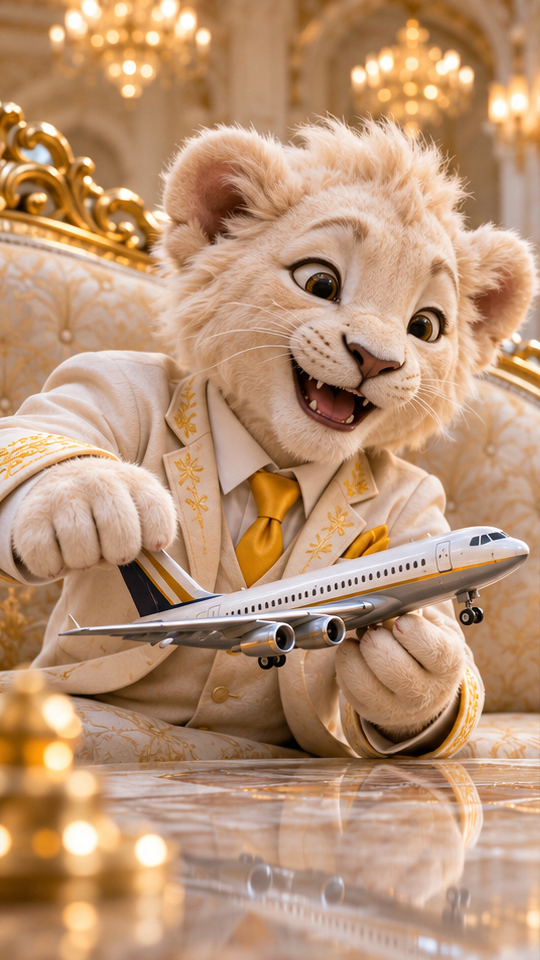
#> input picture out/storyboard/sheru-bhai/frame-01.png, 1080 x 1920 px (shown at 1/2 size)
$ python -i sheru_fx_prep.py   (imports and definitions only)
#> lines starting #> are read from the running program, lines starting #| are printed output that depends on the picture; after the words box and inside, x2 and y2 are one past the last pixel; in counts of white or black regions, pixels touching at a corner belong together
#!/usr/bin/env python3
"""Prepare the effect assets for the Sheru Bhai animatic (Remotion composition `SheruBhaiAnimatic`).

Everything is derived from the 19 stills in out/storyboard/sheru-bhai/ -- the frames themselves are
never altered. Effects are *additive* layers that use the frames' own pixels as their guide:

  public/sheru/frames/frame-NN.png   copies of the stills (git-ignored, re-created by this script)
  public/sheru/fx/gold-NN.png        soft alpha mask of the gold highlights (chains, embroidery, trim)
                                     -> a moving light band is revealed only on gold, so it glints
  public/sheru/fx/plane-18.png       RGBA cut-out of the climbing airliner in frame 18
  public/sheru/fx/plane-18-patch.png clean-sky patch that replaces the airliner once it moves
  src/sheru/fxdata/points.json       sparkle points (gold specular highlights), twinkle lights (bright small
                                     light sources) and the map markers, per frame, in 1080x1920 pixels
  src/sheru/fxdata/search-04.json    geometry + colours of the search bar in frame 04
  src/sheru/fxdata/plane-18.json     placement + heading of the airliner and its patch

usage: python3 scripts/sheru_fx_prep.py
Needs: opencv-python(-headless), numpy.
"""
from __future__ import annotations

import json
import shutil
from pathlib import Path

import cv2
import numpy as np

ROOT = Path(__file__).resolve().parents[1]
SRC = ROOT / "out" / "storyboard" / "sheru-bhai"
PUB = ROOT / "public" / "sheru"
DATA = ROOT / "src" / "sheru" / "fxdata"   # small JSON, imported directly by the composition
W, H = 1080, 1920


def smoothstep(a: float, b: float, x: np.ndarray) -> np.ndarray:
    t = np.clip((x - a) / (b - a), 0, 1)
    return t * t * (3 - 2 * t)


# [5 lines left out: function load, not called in this run]


def hsv01(rgb: np.ndarray):
    hsv = cv2.cvtColor(rgb, cv2.COLOR_RGB2HSV_FULL).astype(np.float32)
    return hsv[..., 0] / 255.0 * 360.0, hsv[..., 1] / 255.0, hsv[..., 2] / 255.0


# --------------------------------------------------------------------------- gold + sparkles + lights
# [27 lines left out: functions gold_mask, nms_points, not called in this run]


def tophat(v: np.ndarray, size: int) -> np.ndarray:
    k = cv2.getStructuringElement(cv2.MORPH_ELLIPSE, (size, size))
    return cv2.morphologyEx(v, cv2.MORPH_TOPHAT, k)


# [38 lines left out: functions sparkle_points, light_points, search_bar, not called in this run]


# --------------------------------------------------------------------------- frame 18: climbing airliner
PLANE_BOX = (470, 235, 1075, 520)  # x0, y0, x1, y1 around the airliner + contrail


def fit_sky(rgb: np.ndarray, sky: np.ndarray) -> np.ndarray:
    """Smooth sky model (2nd-order polynomial per channel) fitted on pixels flagged as sky."""
    x0, y0, x1, y1 = PLANE_BOX
    yy, xx = np.mgrid[y0:y1, x0:x1].astype(np.float32)
    u, w = (xx - x0) / (x1 - x0), (yy - y0) / (y1 - y0)
    A = np.stack([np.ones_like(u), u, w, u * u, u * w, w * w], -1)
    sel = sky.reshape(-1)
    model = np.zeros(rgb[y0:y1, x0:x1].shape, np.float32)
    for c in range(3):
        coef, *_ = np.linalg.lstsq(A.reshape(-1, 6)[sel], rgb[y0:y1, x0:x1, c].reshape(-1)[sel].astype(np.float32), rcond=None)
        model[..., c] = A @ coef
    return model


def extract_plane(rgb: np.ndarray, out_dir: Path) -> dict:
#> called with out_dir = 'out.png'
    x0, y0, x1, y1 = PLANE_BOX
    crop = rgb[y0:y1, x0:x1].astype(np.float32)
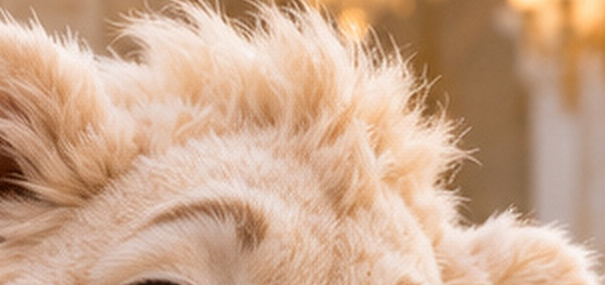
#> crop: shape (285, 605, 3) float32; mean R, G, B 205.1, 169, 142
    ch, cw = crop.shape[:2]
#> ch = 285; cw = 605
    ring = np.zeros((ch, cw), bool)
    ring[:18, :] = ring[-18:, :] = ring[:, :18] = ring[:, -18:] = True
    sky = ring.copy()
    model = fit_sky(rgb, sky)
#> the loop in fit_sky, `for c in range(3):` made 3 passes
#> coef on passes 1 to 3: [212.9, -95.27, -227.7, 110.6, 26.13, 228.5], [172.9, -109.3, -211.7, 112, 52.99, 209.8], [139.3, -123.9, -140, 99.18, 89.84, 139.1]
#> after the loop in fit_sky, `for c in range(3):`:
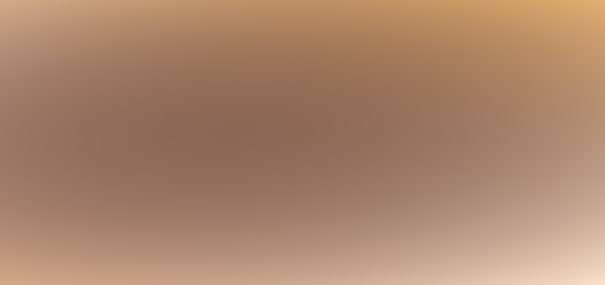
#> model: shape (285, 605, 3) float32; mean R, G, B 170.9, 132.8, 109.2
    for _ in range(3):  # re-fit on everything that already looks like sky
        diff = np.abs(crop - model).max(2)
        sky = diff < 9
        model = fit_sky(rgb, sky)
#> this loop made 3 passes
#> pass 1, in extract_plane, `sky = diff < 9`:
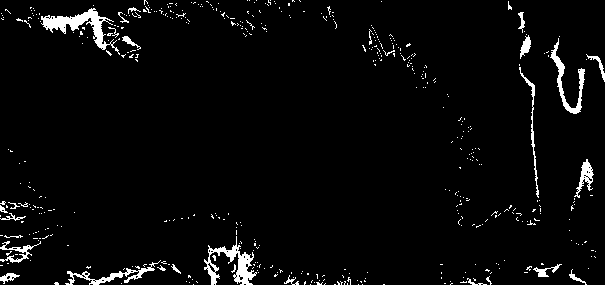
#> sky: shape (285, 605) bool; 3.5% white; 484 white regions (457 under 20 px), largest, box (x1, y1, x2, y2) and area: (41, 8, 120, 55) 990, (204, 236, 257, 285) 837, (550, 38, 585, 114) 562
#> pass 1, in fit_sky (call 2), `yy, xx = np.mgrid[y0:y1, x0:x1].astype(np.float32)`:
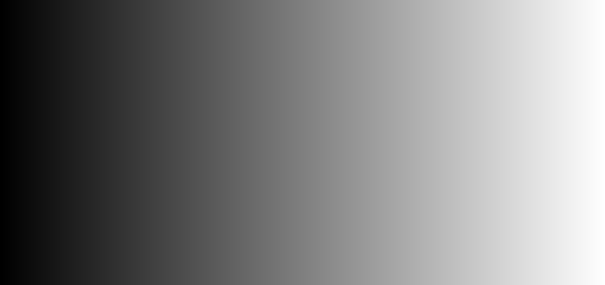
#> xx: shape (285, 605) float32; min 470, max 1074, mean 772; drawn with min black and max white
    diff = np.abs(crop - model).max(2)
    body = (diff > 16).astype(np.uint8)
#> body: shape (285, 605); values 0 (black) and 1 (white), 88.3% white; 366 black regions (317 under 20 px), largest, box (x1, y1, x2, y2) and area: (500, 0, 605, 226) 3556, (0, 0, 190, 59) 3048, (202, 205, 310, 285) 2751
    # the faint contrail trailing the tail stays in the scene; only the airframe is lifted out
    cx, cy = 600 - x0, 462 - y0
    yy, xx = np.mgrid[0:ch, 0:cw]
    body[(yy > cy + (cx - xx) * 0.22)] = 0
#> body: shape (285, 605); values 0 (black) and 1 (white), 60.6% white; 220 black regions (192 under 20 px), largest, box (x1, y1, x2, y2) and area: (0, 0, 605, 285) 62466, (0, 0, 190, 59) 3048, (362, 0, 398, 35) 316
    n, lab, stats, _ = cv2.connectedComponentsWithStats(body)
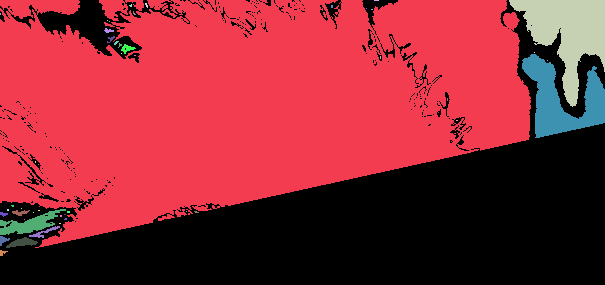
#> lab: shape (285, 605) int32; 48 distinct labels, from 0 to 47; one colour per label, 0 black
#> n = 48; stats = 48 rows, first 6: [0, 0, 605, 285, 68014], [0, 0, 531, 248, 94963], [374, 0, 5, 1, 5], [509, 0, 96, 107, 4775], [145, 3, 3, 5, 9], [129, 4, 3, 3, 6]
    main = 1 + int(np.argmax(stats[1:, cv2.CC_STAT_AREA]))
#> main = 1
    body = (lab == main).astype(np.uint8)
#> body: shape (285, 605); values 0 (black) and 1 (white), 55.1% white; 215 black regions (187 under 20 px), largest, box (x1, y1, x2, y2) and area: (0, 0, 605, 285) 71744, (0, 0, 190, 59) 3216, (362, 0, 398, 35) 324
    body = cv2.morphologyEx(body, cv2.MORPH_CLOSE, cv2.getStructuringElement(cv2.MORPH_ELLIPSE, (5, 5)))
#> body: shape (285, 605); values 0 (black) and 1 (white), 56.8% white; 12 black regions (2 under 20 px), largest, box (x1, y1, x2, y2) and area: (0, 0, 605, 285) 71464, (38, 0, 141, 57) 2403, (363, 0, 398, 17) 266
    # soft alpha from the difference to the sky, only around the airframe
    near = cv2.dilate(body, cv2.getStructuringElement(cv2.MORPH_ELLIPSE, (13, 13))).astype(np.float32)
#> near: shape (285, 605) float32; values 0 (black) and 1 (white), 60.9% white; 6 black regions (2 under 20 px), largest, box (x1, y1, x2, y2) and area: (0, 0, 605, 285) 66661, (72, 0, 111, 44) 645, (45, 17, 63, 25) 97, (118, 42, 130, 50) 51
    alpha = np.clip((diff - 6) / 24, 0, 1) * near
    alpha = np.maximum(alpha, cv2.GaussianBlur(body.astype(np.float32), (0, 0), 1.0) * 0.98)
    alpha = np.clip(cv2.GaussianBlur(alpha, (0, 0), 0.7), 0, 1)
    # foreground colour with the sky contribution removed from the soft edge
    a3 = np.maximum(alpha, 0.2)[..., None]
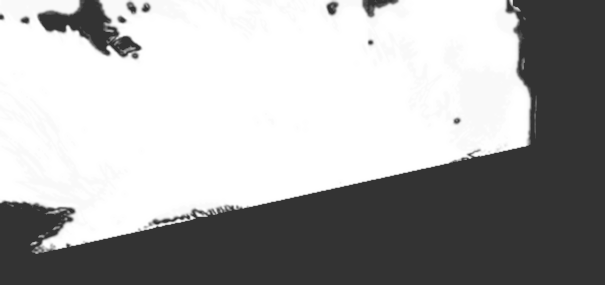
#> a3: shape (285, 605, 1) float32; min 0.2, max 1, mean 0.664
    fg = np.clip(model + (crop - model) / a3, 0, 255)
    fg = np.where(alpha[..., None] > 0.2, fg, crop)
    sprite = np.dstack([fg, alpha * 255]).astype(np.uint8)
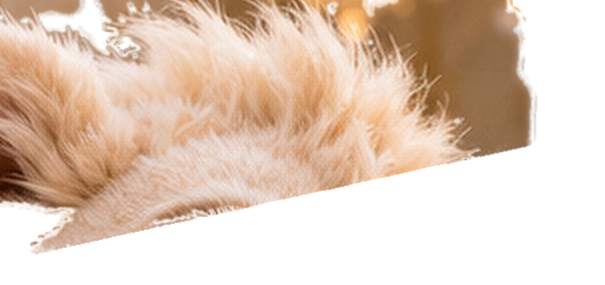
#> sprite: shape (285, 605, 4); mean R, G, B, A 205.1, 169, 142, 149.1; transparent parts drawn white
#> (the run stopped early here; a loop or call above may not have finished)

$ run again, on out/storyboard/sheru-bhai/frame-05.png
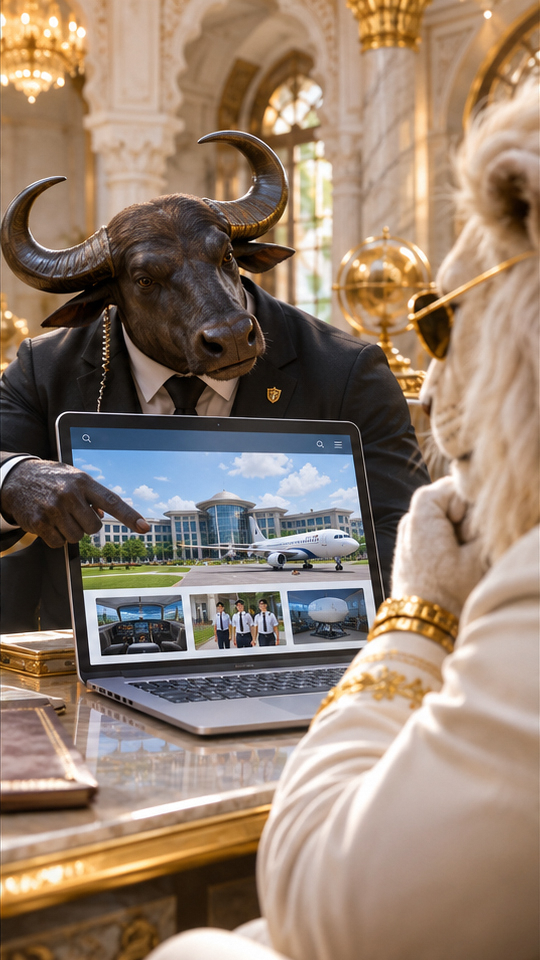
#> input picture out/storyboard/sheru-bhai/frame-05.png, 1080 x 1920 px (shown at 1/2 size)
#> the loop in fit_sky, `for c in range(3):` made 3 passes
#> coef on passes 1 to 3: [121.6, 403.3, 40.52, -379.5, 60.43, -101.2], [93.27, 400, 41.26, -378.8, 44.65, -94.55], [62.97, 388.9, 61.91, -358.6, 18.23, -103.9]
#> in extract_plane, `n, lab, stats, _ = cv2.connectedComponentsWithStats(body)`:
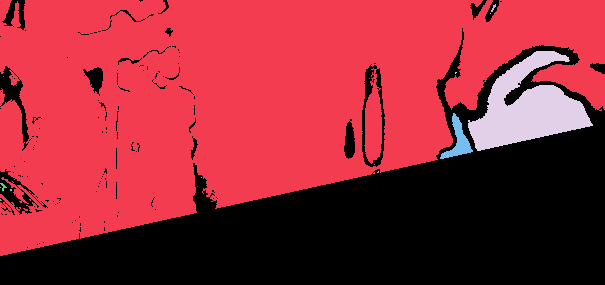
#> lab: shape (285, 605) int32; 17 distinct labels, from 0 to 16; one colour per label, 0 black
#> n = 17; stats = 17 rows, first 6: [0, 0, 605, 285, 66056], [0, 0, 605, 256, 99673], [491, 4, 5, 8, 17], [490, 13, 1, 1, 1], [468, 51, 125, 100, 6115], [455, 72, 2, 2, 3]
#> main = 1
#> near: shape (285, 605) float32; values 0 (black) and 1 (white), 63.7% white; 5 black regions (4 under 20 px), largest, box (x1, y1, x2, y2) and area: (0, 51, 605, 285) 62490
#> in extract_plane, `sprite = np.dstack([fg, alpha * 255]).astype(np.uint8)`:
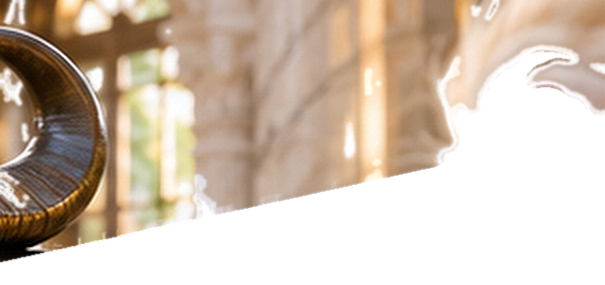
#> sprite: shape (285, 605, 4); mean R, G, B, A 176.8, 148.8, 122.1, 154.3; transparent parts drawn white
